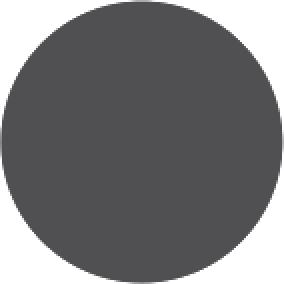
#> input picture addons/gut/images/eyey.png, 142 x 142 px (shown 2 times larger)
$ python make_preview.py ../addons/gut/images/eyey.png ../addons/gut/images/eyey.png
#> lines starting #> are read from the running program, lines starting #| are printed output that depends on the picture
### tools/tinyify.py
#!/usr/bin/env python3
"""Compress PNG files in place, losslessly, leaving every pixel and every dimension alone.

Setup: pip install Pillow

This used to call the TinyPNG API. It no longer does, and the reason is worth keeping: TinyPNG is
a quantizer rather than a compressor. Measured on a 4K Quaternius normal map it cut the file by 38
percent, but it reduced 21,876 colours to 113 with a worst pixel error of 50 out of 255. A normal
map's pixel values are surface directions, so that is visibly wrong lighting, and Godot re-encodes
every texture into VRAM compressed form at import anyway, so the only thing the smaller PNG buys
is repository size, paid for by stacking loss on loss. Pillow's lossless pass gives about 7 percent
with zero error, which is the honest trade.

Nothing here resizes. The 512 pixel cap belongs to the web build alone, where load time is the
constraint, and tools/web_texture_cap.py applies it at import time in CI. Source images keep the
resolution they shipped with so desktop builds get it.

    python3 tools/tinyify.py                      # the whole repository
    python3 tools/tinyify.py addons/x/assets      # one folder
"""

import argparse
import sys
from pathlib import Path

Image = None
PngInfo = None

META_OPTIMIZED = "TINYIFY_OPTIMIZED"
META_METHOD = "TINYIFY_METHOD"
META_ORIGINAL_SIZE = "TINYIFY_ORIGINAL_SIZE"

SKIP_DIRS = {".git", ".godot", "build", "__pycache__", "node_modules"}


def get_pillow_modules():
	global Image, PngInfo
	if Image is None or PngInfo is None:
		try:
			from PIL import Image as pillow_image
			from PIL.PngImagePlugin import PngInfo as png_info_class
		except ImportError:
			print("[Error] Pillow is required. Install with: pip install Pillow")
			sys.exit(1)
		Image = pillow_image
		PngInfo = png_info_class
	return Image, PngInfo


# [8 lines left out: function is_already_optimized, not called in this run]


def build_png_text_metadata(image, original_size):
	"""Carry the file's own text chunks over, and stamp it so a later run skips it."""
	_, png_info_class = get_pillow_modules()
	png_info = png_info_class()

	for key, value in image.info.items():
		if isinstance(value, str) and key not in (META_OPTIMIZED, META_METHOD, META_ORIGINAL_SIZE):
			png_info.add_text(key, value)

	png_info.add_text(META_OPTIMIZED, "1")
	png_info.add_text(META_METHOD, "pillow")
	png_info.add_text(META_ORIGINAL_SIZE, f"{original_size[0]}x{original_size[1]}")
	return png_info


def optimize_file(png_path: Path):
	"""Re-encode one PNG losslessly, and keep the result only if it is actually smaller.

	Pillow's encoder is not always the best one that has touched a file. Something exported by a
	dedicated tool can already be packed tighter than a re-encode manages, and writing that back
	makes the file bigger for nothing: one 4K decal sheet here grew by 660K. So the re-encode goes
	to a temporary file and is kept only when it wins. Returns (bytes before, bytes after), equal
	when the original was left alone.
	"""
	image_module, _ = get_pillow_modules()
	before: int = png_path.stat().st_size
	candidate: Path = png_path.with_suffix(png_path.suffix + ".tinyify")

	try:
		with image_module.open(png_path) as image:
			original_size = image.size
			png_info = build_png_text_metadata(image, original_size)
			image.load()
			image.save(candidate, format="PNG", optimize=True, pnginfo=png_info)

		after: int = candidate.stat().st_size
		if after < before:
			candidate.replace(png_path)
			return before, after
		return before, before
	finally:
		if candidate.exists():
			candidate.unlink()


# [57 lines left out: functions optimize_pngs, main, not called in this run]


# [2 lines that do not run on import are left out]

### tools/make_preview.py
#!/usr/bin/env python3
"""Turn an in-engine screenshot into a repository preview image.

Previews are 960x540, the size the portfolio site at kirbycope.github.io uses, and are compressed
losslessly with Pillow before they are committed.

    python tools/make_preview.py <screenshot.png> <destination.png>

The source should already be 16:9. A Godot project whose stretch aspect is "keep" on a 16:10 base
letterboxes every window size back to 16:10, so set the root's content_scale_aspect to EXPAND at
runtime before capturing rather than cropping afterwards and losing the edges of the HUD.
"""

from __future__ import annotations

import sys
from pathlib import Path

WIDTH, HEIGHT = 960, 540


def main() -> int:
    if len(sys.argv) != 3:
        print(__doc__)
        return 2

    source, dest = Path(sys.argv[1]), Path(sys.argv[2])
    if not source.exists():
        sys.exit(f"No such screenshot: {source}")

    from PIL import Image

    image = Image.open(source)
#> image is the input picture: PIL image 142x142 RGBA; mean R, G, B, A 64.2, 63.4, 65, 199.2
    ratio = image.width / image.height
#> ratio = 1
    target = WIDTH / HEIGHT
    if abs(ratio - target) > 0.01:
        print(f"[Warning] {source.name} is {image.width}x{image.height} ({ratio:.2f}), not 16:9 "
              f"({target:.2f}). It will be centre-cropped, which trims the edges of the HUD.")
#| [Warning] eyey.png is 142x142 (1.00), not 16:9 (1.78). It will be centre-cropped, which trims the edges of the HUD.
        if ratio > target:
            new_width = int(image.height * target)
            left = (image.width - new_width) // 2
            image = image.crop((left, 0, left + new_width, image.height))
        else:
            new_height = int(image.width / target)
#> new_height = 79
            top = (image.height - new_height) // 2
#> top = 31
            image = image.crop((0, top, image.width, top + new_height))
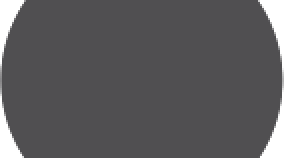
#> image: PIL image 142x79 RGBA (shown 2 times larger); mean R, G, B, A 76.6, 75.7, 77.5, 240.5; transparent parts drawn white

    image = image.convert("RGB").resize((WIDTH, HEIGHT), Image.LANCZOS)
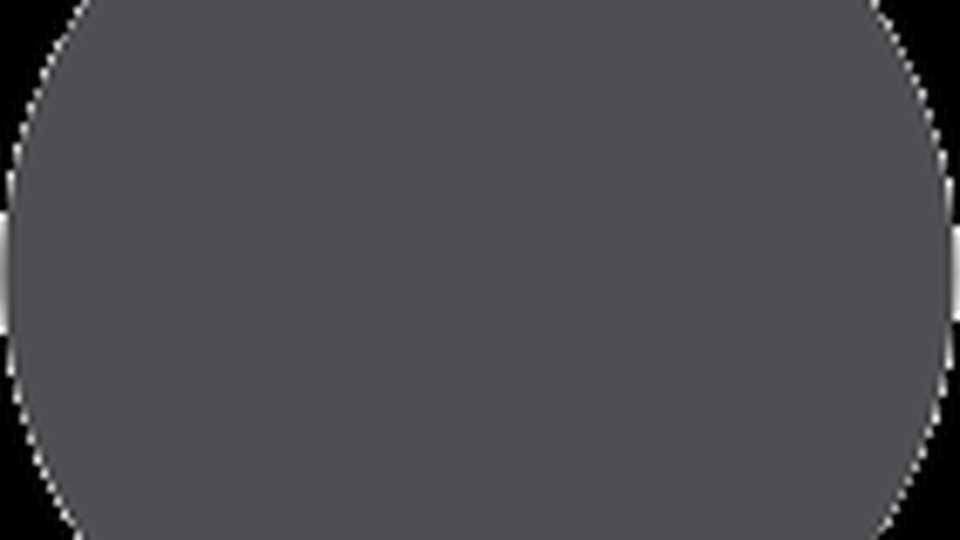
#> image: PIL image 960x540 RGB; mean R, G, B 76.8, 75.8, 77.7
    dest.parent.mkdir(parents=True, exist_ok=True)
    image.save(dest, "PNG", optimize=True)
    resized = dest.stat().st_size

    # Lossless, and local. This used to post the file to the TinyPNG API, which compressed harder by
    # quantizing the palette; it is not used anywhere now, so nothing here depends on a key, a quota
    # or a network round trip.
    sys.path.insert(0, str(Path(__file__).parent))
    import tinyify

    tinyify.optimize_file(dest)
#> the loop in build_png_text_metadata, `for key, value in image.info.items():` made 1 pass
#> key on pass 1: 'icc_profile'
    final = dest.stat().st_size
    print(f"{dest}: {WIDTH}x{HEIGHT}, {resized:,} -> {final:,} bytes "
          f"({100 - final * 100 // resized}% off, losslessly)")
    return 0


if __name__ == "__main__":
#> (the run stopped early here; a loop or call above may not have finished)
